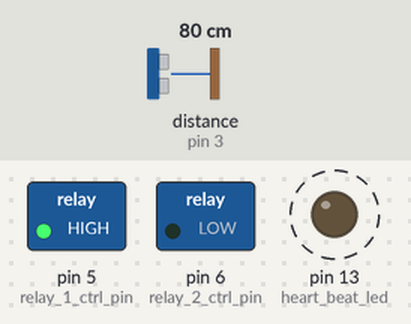
A sketch run on a simulated Arduino Uno, built with avr-gcc and run on an emulated ATmega328P. On the bench: switched loads named in the sketch (green lamp = pin HIGH), output pins drawn as LEDs (lit = HIGH). Wiring (inferred from the names in the program): ultrasonic range finder: trigger pin 2; echo pin 3. Dashed ring = blinking. The inputs (shaded band) are chosen by the test bench; at power-on: distance to the obstacle (sensor on pin 3) 80 cm. The echo pulse lasts 58.3 µs per cm; pins used as bus, display or sensor lines are not drawn.

Above: at 1.4 s.
1.5 s: distance to the obstacle (sensor on pin 3) set to 66 cm
4.5 s: distance to the obstacle (sensor on pin 3) set to 58 cm
At 5.1 s:
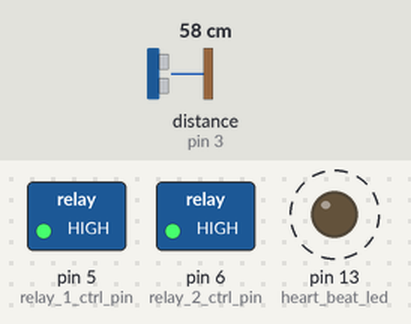
At 6.1 s:
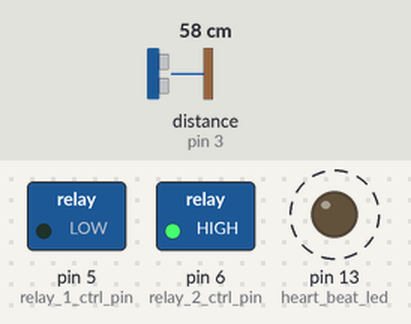
Timing chart, 0 to 38.4 s (numbered marks = the images above; inputs shaded):
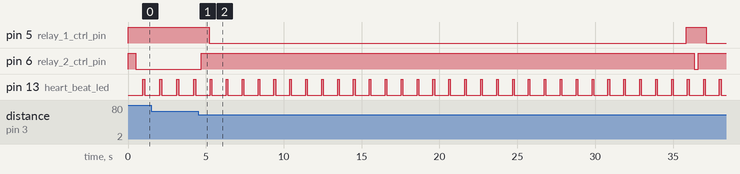

The sketch:

disinfactant_chamber.ino
```cpp
#include <avr/wdt.h>

#define SERIAL_LOG

#define LED_OFF     (0)
#define LED_ON      (1)

#define RELAY_1     (1)
#define RELAY_2     (2)

const uint8_t relay_1_ctrl_pin = 5;
const uint8_t relay_2_ctrl_pin = 6;
const uint8_t heart_beat_led = 13;

const uint8_t sonar_trigger_pin = 2;
const uint8_t sonar_echo_pin = 3;

const uint8_t sonar_no_samples = 4;

uint8_t obj_precense_samples[sonar_no_samples] = {0};

unsigned long s_time = 0;
unsigned long f_time = 0;

typedef enum {
  STATE_IDLE = 0,
  STATE_WAIT_FOR_OBJECT,
  STATE_SPRAY_DISINFACTANT_START,
  STATE_SPRAY_DISINFACTANT_TIMEOUT,
  STATE_SPRAY_DISINFACTANT_END,
  STATE_RELAY_BREAK_MAKE_DELAY,
  STATE_HEART_BEAT
} tSystemStates;

volatile tSystemStates sys_cur_state = STATE_IDLE;
volatile tSystemStates next_sys_state = STATE_IDLE;
volatile tSystemStates prev_sys_state = STATE_IDLE;

static uint8_t next_relay_to_energize;
static uint8_t object_presence_flag = 0;

volatile uint32_t loop_count = 0;
volatile uint32_t spray_timer_counter = 0;
volatile uint32_t relay_break_make_counter = 0;
volatile uint8_t sonar_sample_time_counter = 0;

static uint8_t sonar_sample_counter = 0;
static uint8_t heart_beat_led_state = LED_OFF;

void sonar_trigger_init(void);
uint16_t sonar_distance_inch(void);
uint8_t object_presence(void);

void sonar_trigger_init(void)
{
  digitalWrite(sonar_trigger_pin, HIGH);
  delayMicroseconds(20);

  digitalWrite(sonar_trigger_pin, LOW);
}

uint16_t sonar_distance_inch(void)
{
  unsigned long pulse_duration = 0;
  uint16_t distance_inch = 0;

  sonar_trigger_init();

  pulse_duration = pulseIn(sonar_echo_pin, HIGH, 5000);

  distance_inch = (uint16_t)(pulse_duration / 148);

  return (distance_inch);
}

uint8_t object_presence(void)
{
  uint8_t obj_presence = 0;
  uint16_t distance_inch = 0;

  for (uint8_t i = 0; i < sonar_no_samples; i++)
  {
    sonar_trigger_init();
    distance_inch += sonar_distance_inch();
  }

  distance_inch = (distance_inch / sonar_no_samples);

  if ( (distance_inch >= 5) && (distance_inch <= 30) )
  {
    obj_presence = 1;
  }

  return (obj_presence);
}

void setup()
{
  pinMode(relay_1_ctrl_pin, OUTPUT);
  pinMode(relay_2_ctrl_pin, OUTPUT);
  pinMode(heart_beat_led, OUTPUT);
  pinMode(sonar_trigger_pin, OUTPUT);
  pinMode(sonar_echo_pin, INPUT);

  digitalWrite(relay_1_ctrl_pin, HIGH);
  digitalWrite(relay_2_ctrl_pin, HIGH);

  digitalWrite(heart_beat_led, LOW);
  digitalWrite(sonar_trigger_pin, LOW);

  #ifndef SERIAL_LOG
    Serial.begin(9600);
  #endif

  wdt_enable(WDTO_4S);
}

void loop()
{
  switch (sys_cur_state)
  {
    case STATE_IDLE:
    // Turn Relay-1 OFF
    digitalWrite(relay_1_ctrl_pin, HIGH);

    // Turn Relay-2 ON after break-make timeout
    relay_break_make_counter = 0;
    next_relay_to_energize = RELAY_2;

    // Save next system state after break-make delay
    next_sys_state = STATE_WAIT_FOR_OBJECT;

    // Update current system state
    sys_cur_state = STATE_RELAY_BREAK_MAKE_DELAY;

    #ifndef SERIAL_LOG
      Serial.println(" State - Idle ");
    #endif

    break;

    case STATE_WAIT_FOR_OBJECT:
      //object_presence_flag = object_presence();

      sonar_sample_time_counter++;

      // Wait at least 60ms to start another iteration of sonar sample
      if (sonar_sample_time_counter >= 60)
      {
        uint16_t dist = sonar_distance_inch();

        // Check if object is within range between 2-inch to 24-inch
        if ( (dist >= 2) && (dist <= 24) )
        {
          // Object within limit, put '1' for this sample in the storage buffer
          obj_precense_samples[sonar_sample_counter] = 1;
        }
        else
        {
          // Object off limit, put '0' for this sample in the storage buffer
          obj_precense_samples[sonar_sample_counter] = 0;
        }

        // increase sample counter for next iteration
        sonar_sample_counter++;

        // Check if all samples are taken to perform a calculation
        if (sonar_sample_counter == sonar_no_samples)
        {
          uint8_t sonar_valid_sample = 0;
          for (uint8_t i = 0; i < sonar_no_samples; i++)
          {
            if (obj_precense_samples[i] == 1)
            {
              sonar_valid_sample++;
            }

            // We will consider an object presence if (total sample - 1)
            // samples are within range
            if ( sonar_valid_sample >= (sonar_no_samples-1) )
            {
              object_presence_flag = 1;
            }
          }

          sonar_sample_counter = 0;
        }

        sonar_sample_time_counter = 0;
      }

      if (object_presence_flag)
      {
        object_presence_flag = 0;

        sys_cur_state = STATE_SPRAY_DISINFACTANT_START;
      }
      else
      {
        prev_sys_state = STATE_WAIT_FOR_OBJECT;

        sys_cur_state = STATE_HEART_BEAT;
      }

      #ifndef SERIAL_LOG
        Serial.println(" State - Object Presence ");
      #endif

    break;

    case STATE_SPRAY_DISINFACTANT_START:
    // Reset Spray Timer Counter
    spray_timer_counter = 0;

    // Turn Relay-2 OFF
    digitalWrite(relay_2_ctrl_pin, HIGH);

    // Turn Relay-1 ON after break-make timeout
    relay_break_make_counter = 0;
    next_relay_to_energize = RELAY_1;

    // Save next system state
    next_sys_state = STATE_SPRAY_DISINFACTANT_TIMEOUT;

    // Update current system state
    sys_cur_state = STATE_RELAY_BREAK_MAKE_DELAY;

    #ifndef SERIAL_LOG
      Serial.println(" State - Spray Start ");
    #endif

    break;

    case STATE_SPRAY_DISINFACTANT_TIMEOUT:
    // Chcek Spray Timer Counter for timeout of 30 seconds
      if (spray_timer_counter >= 30000) // 3333 ---> 5 sec apprx.
      {
        spray_timer_counter = 0;

        sys_cur_state = STATE_SPRAY_DISINFACTANT_END;
      }
      else
      {
        spray_timer_counter++;

        // Save previous state
        prev_sys_state = STATE_SPRAY_DISINFACTANT_TIMEOUT;

        // Update current systen state
        sys_cur_state = STATE_HEART_BEAT;
      }

      #ifndef SERIAL_LOG
        Serial.println(" State - Wait for 30 Sec ");
      #endif

    break;

    case STATE_SPRAY_DISINFACTANT_END:
      // Same as idle state
      sys_cur_state = STATE_IDLE;

      #ifndef SERIAL_LOG
        Serial.println(" State - Spary Finished ");
      #endif

    break;

    case STATE_RELAY_BREAK_MAKE_DELAY:
      if (relay_break_make_counter >= 500) // 500 ms apprx.
      {
        relay_break_make_counter = 0;

        // Relay break-make timeout, so energize the next relay
        if (RELAY_1 == next_relay_to_energize)
        {
          digitalWrite(relay_1_ctrl_pin, LOW);
        }
        else
        {
          digitalWrite(relay_2_ctrl_pin, LOW);
        }

        // Update current system state
        sys_cur_state = next_sys_state;
      }
      else
      {
        relay_break_make_counter++;

        sys_cur_state = STATE_HEART_BEAT;

        prev_sys_state = STATE_RELAY_BREAK_MAKE_DELAY;
      }

      #ifndef SERIAL_LOG
        Serial.println(" State - Break-Make Delay ");
      #endif

    break;

    case STATE_HEART_BEAT:

      if (LED_ON == heart_beat_led_state)
      {
        digitalWrite(heart_beat_led, HIGH);

        if (loop_count >= 100)
        {
          heart_beat_led_state = LED_OFF;

          loop_count = 0;
        }
      }
      else
      {
        digitalWrite(heart_beat_led, LOW);

        if (loop_count >= 900)
        {
          heart_beat_led_state = LED_ON;

          loop_count = 0;
        }
      }

      loop_count++;

      // Update current system state
      sys_cur_state = prev_sys_state;

      delay(1);

      #ifndef SERIAL_LOG
        Serial.println(" State - Heart Beat ");
      #endif

      wdt_reset();

    break;

    default:
    break;
  }
}
```

Measured:
- the behaviour switches between 64 and 63 cm on distance to the obstacle (sensor on pin 3) (found by bisection; images 0 and 1)
- after the input at 4.5 s, pin 5 (relay_1_ctrl_pin): HIGH → LOW after 0.72 s, → HIGH 30.6 s later, → LOW 1.3 s later; pin 6 (relay_2_ctrl_pin): LOW → HIGH after 0.21 s, → LOW 31.7 s later, → HIGH 0.26 s later
- by itself, pin 13 (heart_beat_led): alternates HIGH for 0.10 s and LOW for 0.92 s
